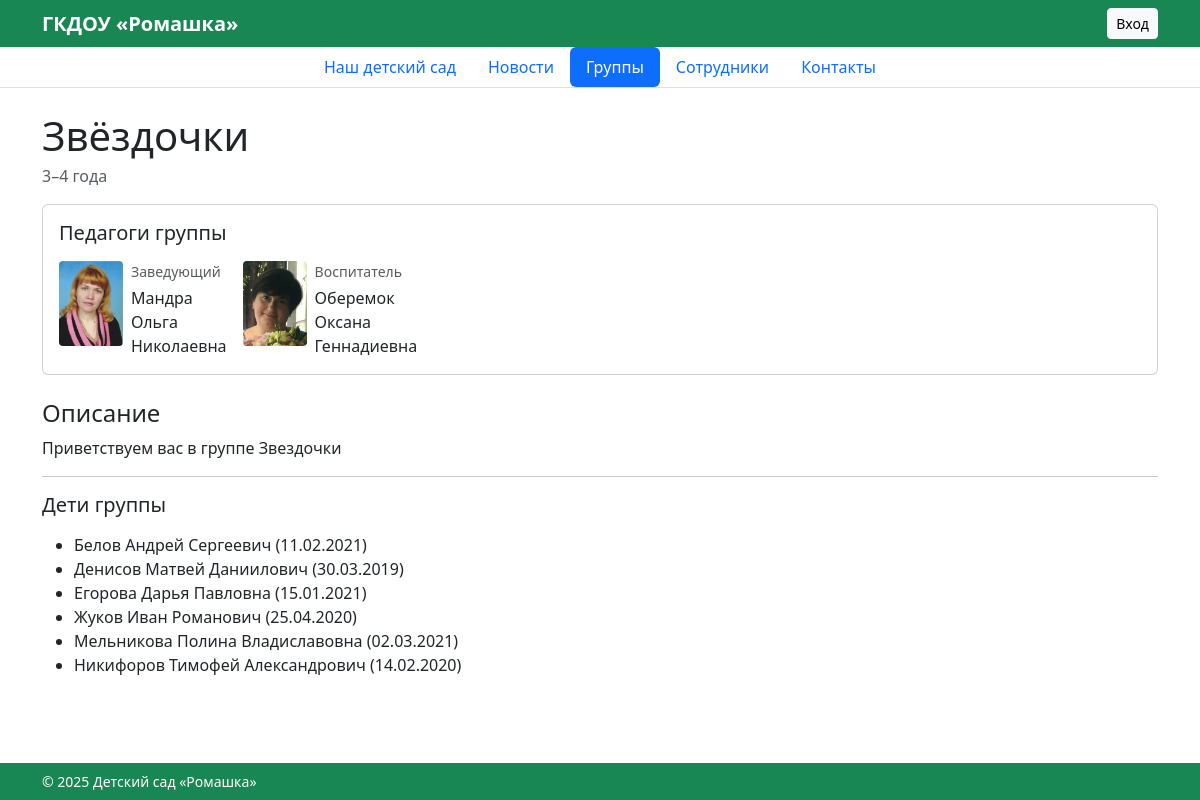
Screenshot of /group.php?id=1 with the database file from the repository.
### tables this page shows
CREATE TABLE `groups` (
  `id` int(11) NOT NULL,
  `name` varchar(100) NOT NULL,
  `icon` varchar(50) DEFAULT '?️',
  `room_number` varchar(10) DEFAULT NULL,
  `age_from` tinyint(4) DEFAULT NULL,
  `age_to` tinyint(4) DEFAULT NULL,
  `description` text
);

CREATE TABLE `staff` (
  `id` int(11) NOT NULL,
  `full_name` varchar(120) NOT NULL,
  `position` varchar(80) NOT NULL,
  `hire_date` date NOT NULL,
  `fire_date` date DEFAULT NULL,
  `photo_url` varchar(255) DEFAULT NULL
);

CREATE TABLE `kids` (
  `id` int(11) NOT NULL,
  `full_name` varchar(120) NOT NULL,
  `birth_date` date NOT NULL,
  `medical_note` text
);

### group.php (the view, shortened to what this page needs)
<?php
require_once __DIR__ . '/config.php';
$id = (int)($_GET['id'] ?? 0);
$group = $pdo->prepare("SELECT * FROM groups WHERE id=?");
$group->execute([$id]);
$group = $group->fetch();
$teachers = $pdo->prepare("
    SELECT s.full_name, s.position, s.photo_url
      FROM staff s
      JOIN group_staff gs ON gs.staff_id=s.id
     WHERE gs.group_id=?
  ORDER BY FIELD(s.position,'Заведующий','Воспитатель'), s.full_name");
$teachers->execute([$id]);
$teachers = $teachers->fetchAll();
$kids = $pdo->prepare("
    SELECT k.full_name, k.birth_date
      FROM kids k
      JOIN group_kid_history gkh ON gkh.kid_id=k.id
     WHERE gkh.group_id=? AND gkh.to_date IS NULL
  ORDER BY k.full_name");
$kids->execute([$id]);
$kids = $kids->fetchAll();
?>
<!doctype html>
<html lang="ru">
<head>
    <link href="https://cdn.jsdelivr.net/npm/bootstrap@5.3.3/dist/css/bootstrap.min.css" rel="stylesheet">
</head>
<body class="d-flex flex-column min-vh-100">
<header class="bg-success text-white py-2">
  <div class="container d-flex justify-content-between align-items-center">
      <h1 class="h5 m-0 fw-bold">ГКДОУ «Ромашка»</h1>
      <div>
          <?php if (!($_SESSION['user']??null)): ?>
              <a class="btn btn-light btn-sm" href="login.php">Вход</a>
          <?php endif; ?>
      </div>
  </div>
</header>
<nav class="bg-white border-bottom">
  <div class="container">
      <ul class="nav nav-pills justify-content-center">
          <li class="nav-item"><a class="nav-link"         href="index.php">Наш детский сад</a></li>
          <li class="nav-item"><a class="nav-link"         href="news.php">Новости</a></li>
          <li class="nav-item"><a class="nav-link active"  href="groups.php">Группы</a></li>
          <li class="nav-item"><a class="nav-link"         href="staff.php">Сотрудники</a></li>
          <li class="nav-item"><a class="nav-link"         href="contacts.php">Контакты</a></li>
      </ul>
  </div>
</nav>
<main class="container my-4 flex-grow-1">
   <h1 class="mb-1"> <?= htmlspecialchars($group['name']) ?></h1>
   <p class="text-muted"><?= (int)$group['age_from'] ?>–<?= (int)$group['age_to'] ?> года</p>
   <div class="card p-3 mb-4">
       <h5 class="mb-3">Педагоги группы</h5>
       <div class="row g-3">
           <?php foreach($teachers as $t): ?>
               <?php $photo=$t['photo_url']?:'uploads/photos/placeholder.jpg'; ?>
               <div class="col-auto d-flex">
                   <img src="<?= htmlspecialchars($photo) ?>" class="teacher-photo me-2" alt="">
                   <div>
                       <p class="small text-muted mb-1"><?= htmlspecialchars($t['position']) ?></p>
                       <p class="mb-0"><?= implode('<br>',array_map('htmlspecialchars',explode(' ',$t['full_name']))) ?></p>
                   </div>
               </div>
           <?php endforeach; ?>
       </div>
   </div>
<?php if($group['description']): ?>
   <h4 class="mb-2">Описание</h4>
   <p><?= nl2br(htmlspecialchars($group['description'])) ?></p>
   <hr>
<?php endif; ?>
   <h5 class="mb-3">Дети группы</h5>
   <?php if($kids): ?>
       <ul>
           <?php foreach($kids as $k): ?>
               <li><?= htmlspecialchars($k['full_name']) ?> (<?= date('d.m.Y',strtotime($k['birth_date'])) ?>)</li>
           <?php endforeach; ?>
       </ul>
   <?php else: ?>
       <p class="text-muted">Пока ни одного ребёнка.</p>
   <?php endif; ?>
</main>
<footer class="bg-success text-white py-2 mt-auto">
   <div class="container small">© <?= date('Y') ?> Детский сад «Ромашка»</div>
</footer>
</body>
</html>

### group.php (style rules this page uses)
.teacher-photo { width:64px;height:85px;object-fit:cover;object-position:top;border-radius:.25rem; }

### rows the page displays
groups: name "Звёздочки", age_from "3", age_to "4", description "Приветствуем вас в группе Звездочки"
staff: photo_url (picture), position "Заведующий", full_name "Мандра Ольга Николаевна"
staff: photo_url (picture), position "Воспитатель", full_name "Оберемок Оксана Геннадиевна"
kids: full_name "Белов Андрей Сергеевич", birth_date "11.02.2021"
kids: full_name "Денисов Матвей Даниилович", birth_date "30.03.2019"
kids: full_name "Егорова Дарья Павловна", birth_date "15.01.2021"
kids: full_name "Жуков Иван Романович", birth_date "25.04.2020"
kids: full_name "Мельникова Полина Владиславовна", birth_date "02.03.2021"
kids: full_name "Никифоров Тимофей Александрович", birth_date "14.02.2020"
